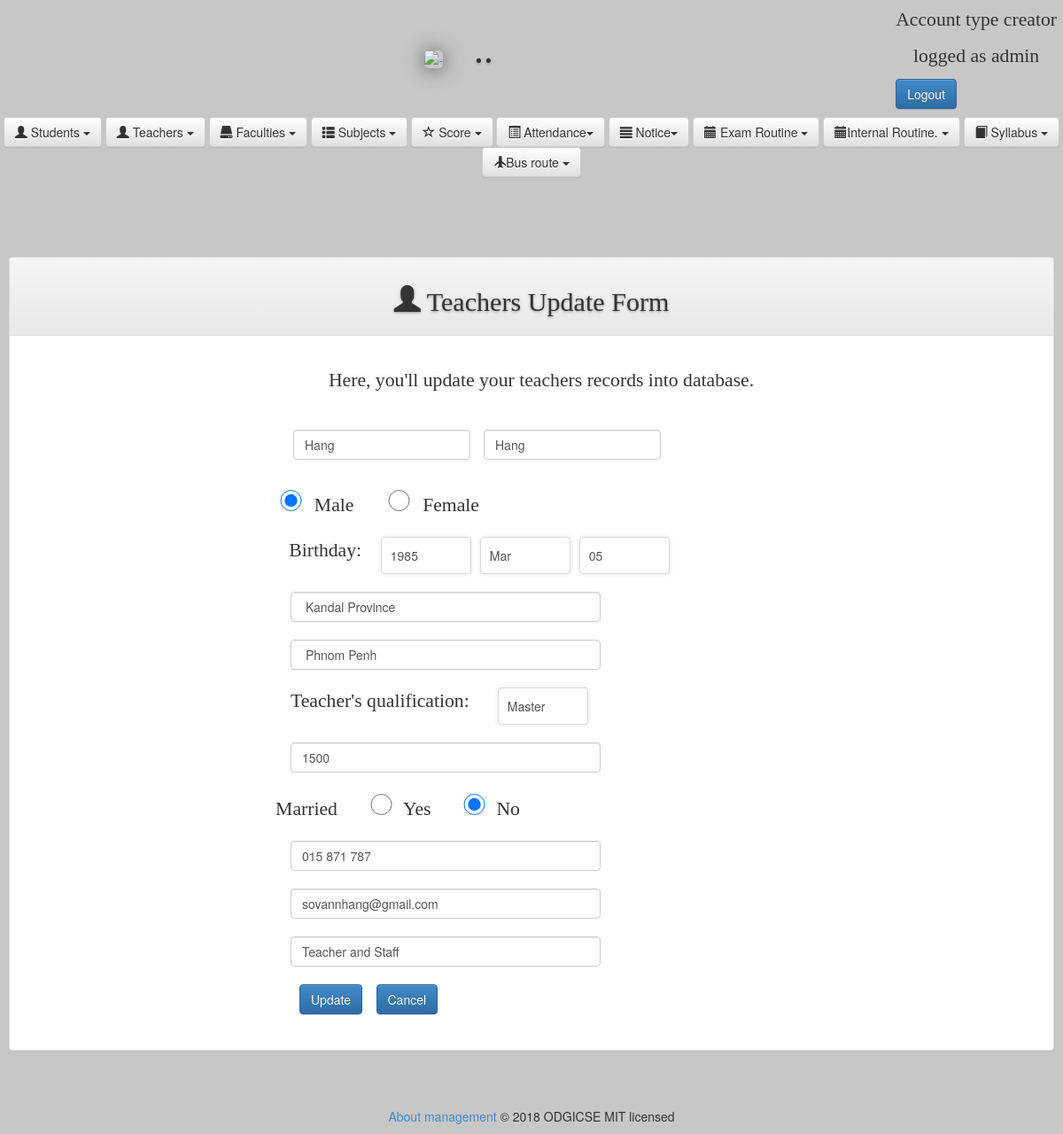
The app's page /everyone.php?tag=teachers_entry&opr=upd&rs_id=1 (signed in) with its own data.
### tables this page shows
CREATE TABLE IF NOT EXISTS `teacher_tbl` (
  `teacher_id` int(10) unsigned NOT NULL AUTO_INCREMENT,
  `f_name` varchar(30) NOT NULL,
  `l_name` varchar(30) NOT NULL,
  `gender` char(10) NOT NULL,
  `dob` date NOT NULL,
  `pob` varchar(100) NOT NULL,
  `address` varchar(100) NOT NULL,
  `degree` varchar(50) NOT NULL,
  `salary` float NOT NULL,
  `married` char(10) NOT NULL,
  `phone` varchar(50) NOT NULL,
  `email` varchar(50) NOT NULL,
  `note` varchar(100) NOT NULL,
  PRIMARY KEY (`teacher_id`)
);

### Teachers_Entry.php (the view, shortened to what this page needs)
<?php
	$opr="";
	$id="";
	if(isset($_GET['opr'])){
	$opr=$_GET['opr'];}
if(isset($_GET['rs_id'])){
	$id=$_GET['rs_id'];}
?>
<html xmlns="http://www.w3.org/1999/xhtml">
<head>
<link rel="stylesheet" type="text/css" href="css/style_entry.css" />
<link rel="stylesheet" type="text/css" href="css/style_entry.css" />
</head>
<body>
<?php
if($opr=="upd")
{
	$sql_upd=mysql_query("SELECT * FROM teacher_tbl WHERE teacher_id=$id");
	$rs_upd=mysql_fetch_array($sql_upd);
	list($y,$m,$d)=explode('-',$rs_upd['dob']);
?>
<div class="panel panel-default">
  		<div class="panel-heading"><h1><span class="glyphicon glyphicon-user"></span> Teachers Update Form</h1></div>
  			<div class="panel-body">
			<div class="container">
				<p style="text-align:center;">Here, you'll update your teachers records into database.</p>
			</div>
<div class="container_form">
    <form method="post">
				<div class="teacher_name_pos">
					<input type="text" name="fnametxt" class="form-control" value="<?php echo $rs_upd['f_name'];?>" />
					<input type="text" name="lnametxt" class="form-control" value="<?php echo $rs_upd['f_name'];?>" />
				</div><br>
				<div class="teacher_radio_pos">
					<input type="radio" name="genderrdo" value="Male"<?php if($rs_upd['gender']=="Male") echo "checked";?> /> <span class="p_font">&nbsp;Male</span>
					<input type="radio" name="genderrdo" value="Female"<?php if($rs_upd['gender']=="Female") echo "checked";?> /> <span class="p_font">&nbsp;Female</span>
				</div><br>
				<div class="teacher_bday_box">
					<span class="p_font">Birthday: </span>&nbsp;&nbsp;&nbsp;
					<div class="select_style">
    					<select name="yy">
       						<?php
							$sel="";
							for($i=1985;$i<=2015;$i++){
								if($i==$y){
									$sel="selected='selected'";}
								else
								$sel="";
							echo"<option value='$i' $sel>$i </option>";
							}
						?>
						</select>
					</div>
					<div class="select_style">
    					<select name="mm">
       						<?php
							$sel="";
                            $mm=array("Jan","Feb","Mar","Apr","May","Jun","Jul","Aug","Sep","Oct","NOv","Dec");
                            $i=0;
                            foreach($mm as $mon){
                                $i++;
									if($i==$m){
										$sel=$sel="selected='selected'";}
									else
										$sel="";
                                echo"<option value='$i' $sel> $mon</option>";
                            }
                        ?>                        </select>
					</div>
					<div class="select_style">
    					<select name="dd">
       						<?php
						$sel="";
                        for($i=1;$i<=31;$i++){
							if($i==$d)
							$sel="selected='selected'";
							else
								$sel="";
                        ?>
                        <option value="<?php echo $i ;?>"<?php echo $sel ;?> >
                        <?php
                        if($i<10)
                            echo"0"."$i" ;
                        else
                            echo"$i";
						?>
						</option>
						<?php
						}?>
						</select>
					</div>
		     	</div><br><br>
				<div class="teacher_bdayPlace_pos">
					<input type="text" name="pobtxt" class="form-control" value=" <?php echo $rs_upd['pob']; ?>" />
				</div><br>
				<div class="teacher_address_pos">
					<input type="text" name="addrtxt" class="form-control" value=" <?php echo $rs_upd['address'];?>" />
				</div><br>
				<div class="teacher_degree_pos">
					<span class="p_font" style="float: left; margin-left: 88px;">Teacher's qualification: </span>
					<div class="select_style" style="border-left-width: 1px; margin-left: 0px; width: 102px; margin-right: 60px; margin-top: 0px; margin-bottom: 0px;">
    					<select name="degree">
       						<?php
                                $mm=array("Bachelor","Master","P.HD");
                                foreach($mm as $mon){
										if($mon==$rs_upd['degree'])
											$iselect="selected";
										else
											$iselect="";
										echo"<option value='$mon' $iselect> $mon</option>";
                                }
                            ?>
                        </select>
					</div>
				</div><br>
				<div class="teacher_salary_pos">
					<input type="text" name="slarytxt" class="form-control" value="<?php echo $rs_upd['salary'];?>" />
				</div><br>
				<div class="teacher_married_pos">
					<span class="p_font">Married</span>
					<input type="radio" name="marriedrdo" value="Yes"<?php if($rs_upd['married']=="Yes") echo "checked";?> /> <span class="p_font">&nbsp;Yes</span>
					<input type="radio" name="marriedrdo" value="No"<?php if($rs_upd['married']=="No") echo "checked";?> /> <span class="p_font">&nbsp;No</span>
				</div><br>
				<div class="teacher_mobile_pos">
					<input type="text" name="phonetxt" class="form-control" value="<?php echo $rs_upd['phone'];?>" />
				</div><br>
				<div class="teacher_mail_pos">
					<input type="Email" name="emailtxt" class="form-control" value="<?php echo $rs_upd['email'];?>" />
				</div><br>
				<div class="teacher_note_pos">
					<input type="text" name="notetxt" class="form-control" value="<?php echo $rs_upd['note'];?>" />
				</div><br>
				<div class="teacher_btn_pos">
					<input type="submit" name="btn_upd" class="btn btn-primary btn-large" value="Update" />&nbsp;&nbsp;&nbsp;
					<input type="reset"  href="#" class="btn btn-primary btn-large" value="Cancel" />
				</div>
                                    </form>
			</div>
		</div>
	</div>
<?php
}
?>
</body>
</html>

### css/home.css (style rules this page uses)
body { background-color: #c7c7c7; }
.container { padding: 20px; }
h1 { font-family: 'Segoe UI Light'; font-weight: 100; font-style: normal; font-size: 2.10em; text-shadow: 0px 1px 3px rgba(150, 150, 150, 1); }

### css/style_entry.css (style rules this page uses)
h1 { text-align: center; font-family: 'Segoe UI Light'; font-weight: 200; font-style: normal; font-size: 2.15em; text-shadow: 0px 1px 3px rgba(150, 150, 150, 1); }
p { text-align: center; font-family: 'Segoe UI Light'; font-weight: 200; font-style: normal; font-size: 1.55em; }
.teacher_name_pos { width: 450px; display: flex; padding: 10px; margin-left: 280px; }
.form-control { display: block; width: 100%; height: 34px; padding: 6px 12px; font-size: 14px; line-height: 1.42857143; color: #555; background-color: #fff; background-image: none; border: 1px solid #ccc; border-radius: 4px; -webkit-box-shadow: inset 0 1px 1px rgba(0,0,0,.075); box-shadow: inset 0 1px 1px rgba(0,0,0,.075); -webkit-transition: border-color ease-in-out .15s,-webkit-box-shadow ease-in-out .15s; -o-transition: border-color ease-in-out .15s,box-shadow ease-in-out .15s; transition: border-color ease-in-out .15s,box-shadow ease-in-out .15s; margin-left: 15px; }
.panel.panel-default { text-align: center; }
.p_font { text-align: center; font-family: 'Segoe UI Light'; font-weight: 200; font-style: normal; font-size: 1.55em; }
input[type=radio], input[type=checkbox] { margin: 4px 0 0; margin-top: 1px \9; line-height: normal; margin-left: 30px; }
.container_form { float: left; }
.teacher_radio_pos { margin-left: 40px; }
.panel-body { padding-bottom: 40px; }
.select_style { overflow:hidden; }
.select_style select { -webkit-appearance: none; appearance:none; width:120%; background:none; background:transparent; border:none; outline:none; }
.select_style select { -webkit-appearance: none; appearance:none; width:120%; background:none; background:transparent; border:none; outline:none; cursor:pointer; padding:7px 10px; }
.select_style select { background: none repeat scroll 0% 0% transparent; border: medium none; outline: medium none; cursor: pointer; padding: 10px; width: 100px; }
.select_style { background: none repeat scroll 0% 0% rgb(255, 255, 255); display: inline-block; color: rgb(82, 82, 82); font-weight: 300; border-radius: 5px 4px 4px 5px / 5px 5px 4px 4px; box-shadow: 0px 0px 5px rgba(123, 123, 123, 0.2); border: 1px solid rgb(218, 218, 218); font-family: "helvetica neue",arial; width: auto; margin-left:10px; }
.teacher_bday_box { margin-left: 190px; }
.teacher_bday_box { margin-left: 300px; display: inline-flex; }
.teacher_bdayPlace_pos { width: 350px; margin-left: 287px; }
.teacher_address_pos { width: 350px; margin-left: 287px; }
.teacher_degree_pos { margin-left: 214px; }
.teacher_salary_pos { width: 350px; margin-left: 287px; }
.teacher_married_pos { margin-left: 116px; }
.teacher_mobile_pos { width: 350px; margin-left: 287px; }
.teacher_mail_pos { width: 350px; margin-left: 287px; }
.teacher_note_pos { width: 350px; margin-left: 287px; }
.teacher_btn_pos { margin-left: 50px; }

### records on screen
teacher_tbl: fnametxt "Hang", lnametxt "Hang", gender "☑", pobtxt "Kandal Province", addrtxt "Phnom Penh", slarytxt "1500", married "☑", phonetxt "015 871 787", emailtxt "sovannhang@gmail.com", notetxt "Teacher and Staff"

### other values on screen
$type "creator"
$user "admin"
form field yy "1985"
form field mm "Mar"
form field degree "Master"
